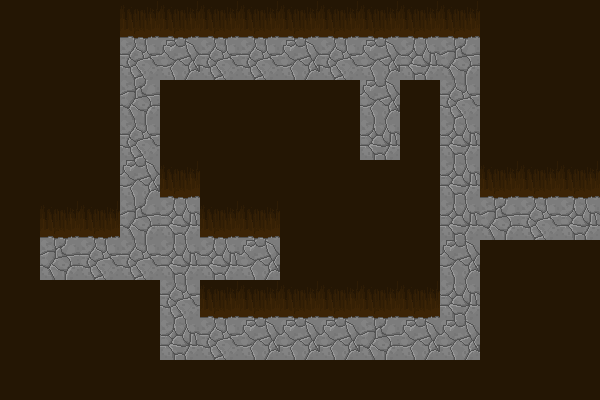

This game map was drawn from its Tiled (.tmx) file and the tilesets committed beside it. A one-line description and the trimmed map source follow:
An orthogonal 15x10 tile map with 40x40 px tiles, 1 tile layer (Tile Background), 3 tilesets and 8 objects.

<map version="1.0" orientation="orthogonal" renderorder="right-down" width="15" height="10" tilewidth="40" tileheight="40" nextobjectid="13">
 <properties>
  <property name="unity:scale" value="0.025" />
 </properties>
 <tileset firstgid="1" name="DEfault" tilewidth="40" tileheight="40">
  <tile id="0">
   <properties>
    <property name="AddComp" value="Arrow" />
   </properties>
   <image width="40" height="40" source="../../Assets/Sprites/arrow.png" />
  </tile>
  <tile id="1">
   <properties>
    <property name="AddComp" value="Crate" />
   </properties>
   <image width="40" height="40" source="../../Assets/Sprites/crate.png" />
  </tile>
  <tile id="2">
   <properties>
    <property name="AddComp" value="Exit" />
   </properties>
   <image width="40" height="40" source="../../Assets/Sprites/exit_door.png" />
  </tile>
  <tile id="3">
   <image width="40" height="40" source="../../Assets/Sprites/floor.png" />
   <objectgroup draworder="index">
    <object id="0" x="0" y="0" width="40" height="40" />
   </objectgroup>
  </tile>
  <tile id="4">
   <properties>
    <property name="AddComp" value="Hole" />
   </properties>
   <image width="40" height="40" source="../../Assets/Sprites/hole.png" />
  </tile>
  <tile id="5">
   <image width="40" height="40" source="../../Assets/Sprites/player.png" />
  </tile>
  <tile id="6">
   <properties>
    <property name="AddComp" value="Slime" />
   </properties>
   <image width="40" height="40" source="../../Assets/Sprites/slime.png" />
  </tile>
  <tile id="7">
   <properties>
    <property name="AddComp" value="Touchplate" />
   </properties>
   <image width="40" height="40" source="../../Assets/Sprites/touchplate.png" />
  </tile>
 </tileset>
 <tileset firstgid="9" source="NewDungeon.tsx" />
 <tileset firstgid="37" source="Gameplay.tsx" />
 <layer name="Tile Background" width="15" height="10">
  <data>[150 cells, 150 non-empty, 6 distinct tile ids]</data>
 </layer>
 <objectgroup name="Object Layer 1">
  <object id="1" gid="2" x="122" y="277" />
  <object id="2" gid="3" x="246" y="276" />
  <object id="3" gid="8" x="163" y="241" />
  <object id="8" gid="7" x="440" y="280" />
  <object id="9" gid="7" x="120" y="120" />
  <object id="10" gid="1" x="560" y="240">
   <properties>
    <property name="Facing" value="Left" />
   </properties>
  </object>
  <object id="12" gid="1" x="360" y="160">
   <properties>
    <property name="Facing" value="Up" />
   </properties>
  </object>
 </objectgroup>
</map>
